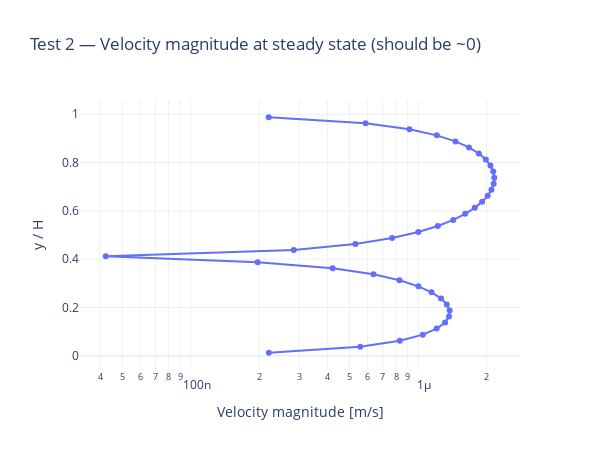

Notebook source saved alongside this figure:
### Code cell
# Plot: velocity magnitude at final time
prim_final = equation_manager_utils.extract_primitives(U_final, eq_manager)
u_mag_final = np.sqrt(np.asarray(prim_final.u)**2 + np.asarray(prim_final.v)**2)

fig = go.Figure()
fig.add_trace(go.Scatter(
    x=u_mag_final[y_order], y=y_sorted / H,
    mode="lines+markers",
    name="|u| [m/s]",
))
fig.update_xaxes(title_text="Velocity magnitude [m/s]", type="log")
fig.update_yaxes(title_text="y / H")
fig.update_layout(
    title="Test 2 — Velocity magnitude at steady state (should be ~0)",
    width=600, height=450,
)
fig.show()

### Figure 1 — Plotly figure (JSON) as saved in the notebook; plotly's stock layout.template omitted (floating-point values rounded to 4 significant figures)
{"data": [{"mode": "lines+markers", "name": "|u| [m/s]", "type": "scatter", "x": [2.207e-07, 5.568e-07, 8.311e-07, 1.049e-06, 1.207e-06, 1.315e-06, 1.368e-06, 1.377e-06, 1.337e-06, 1.262e-06, 1.146e-06, 1.004e-06, 8.288e-07, 6.366e-07, 4.209e-07, 1.97e-07, 4.235e-08, 2.839e-07, 5.304e-07, 7.689e-07, 1.003e-06, 1.221e-06, 1.428e-06, 1.611e-06, 1.776e-06, 1.912e-06, 2.023e-06, 2.102e-06, 2.15e-06, 2.162e-06, 2.141e-06, 2.081e-06, 1.985e-06, 1.848e-06, 1.675e-06, 1.46e-06, 1.209e-06, 9.166e-07, 5.879e-07, 2.204e-07], "y": [0.0125, 0.0375, 0.0625, 0.0875, 0.1125, 0.1375, 0.1625, 0.1875, 0.2125, 0.2375, 0.2625, 0.2875, 0.3125, 0.3375, 0.3625, 0.3875, 0.4125, 0.4375, 0.4625, 0.4875, 0.5125, 0.5375, 0.5625, 0.5875, 0.6125, 0.6375, 0.6625, 0.6875, 0.7125, 0.7375, 0.7625, 0.7875, 0.8125, 0.8375, 0.8625, 0.8875, 0.9125, 0.9375, 0.9625, 0.9875]}], "layout": {"height": 450, "title": {"text": "Test 2 — Velocity magnitude at steady state (should be ~0)"}, "width": 600, "xaxis": {"title": {"text": "Velocity magnitude [m/s]"}, "type": "log"}, "yaxis": {"title": {"text": "y / H"}}}}
